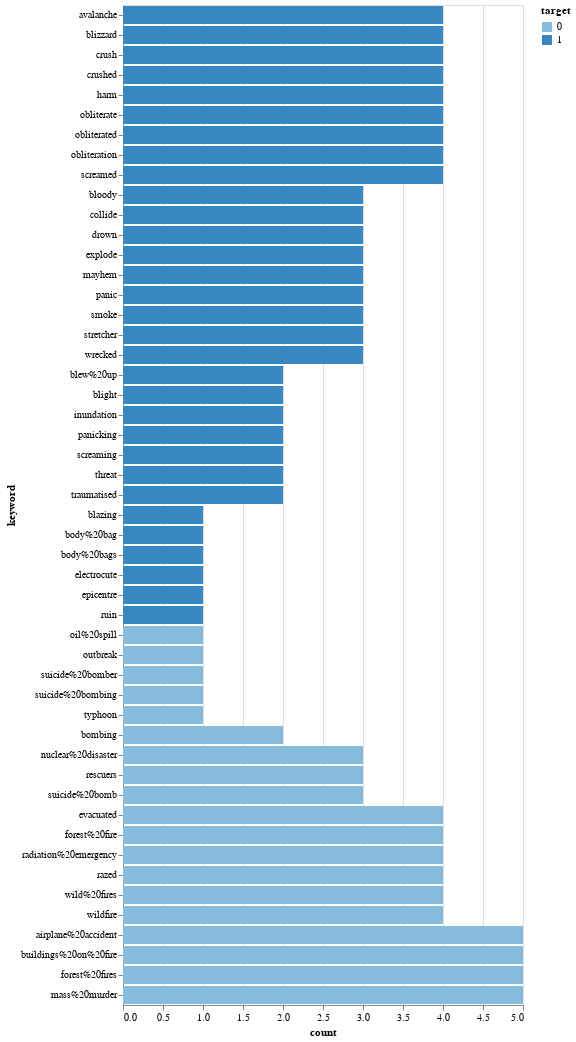

Write notebook code for a chart like this one.
### Code cell
tmp = df_train.copy()
tmp['target_1'] = tmp['target'] == 1
tmp = tmp.groupby(['keyword', 'target'])['target_1'].agg(['count', 'sum']).reset_index()
Chart(tmp.sort_values(by=['count', 'sum']).head(50)).mark_bar().encode(
    alt.X('count'),
    alt.Y('keyword:O', sort=alt.SortField('sum', order='descending')),
    color='target:O'
)

### Figure 1 — Vega-Lite specification as saved in the notebook (floating-point values rounded to 4 significant figures)
{"config": {"view": {"continuousWidth": 400, "continuousHeight": 300}}, "data": {"name": "data-ebe7428d9c28e4761717ca510f60febe"}, "mark": "bar", "encoding": {"color": {"field": "target", "type": "ordinal"}, "x": {"field": "count", "type": "quantitative"}, "y": {"field": "keyword", "sort": {"field": "sum", "order": "descending"}, "type": "ordinal"}}, "$schema": "https://vega.github.io/schema/vega-lite/v4.17.0.json", "datasets": {"data-ebe7428d9c28e4761717ca510f60febe": [{"keyword": "oil%20spill", "target": 0, "count": 1, "sum": 0}, {"keyword": "outbreak", "target": 0, "count": 1, "sum": 0}, {"keyword": "suicide%20bomber", "target": 0, "count": 1, "sum": 0}, {"keyword": "suicide%20bombing", "target": 0, "count": 1, "sum": 0}, {"keyword": "typhoon", "target": 0, "count": 1, "sum": 0}, {"keyword": "blazing", "target": 1, "count": 1, "sum": 1}, {"keyword": "body%20bag", "target": 1, "count": 1, "sum": 1}, {"keyword": "body%20bags", "target": 1, "count": 1, "sum": 1}, {"keyword": "electrocute", "target": 1, "count": 1, "sum": 1}, {"keyword": "epicentre", "target": 1, "count": 1, "sum": 1}, {"keyword": "ruin", "target": 1, "count": 1, "sum": 1}, {"keyword": "bombing", "target": 0, "count": 2, "sum": 0}, {"keyword": "blew%20up", "target": 1, "count": 2, "sum": 2}, {"keyword": "blight", "target": 1, "count": 2, "sum": 2}, {"keyword": "inundation", "target": 1, "count": 2, "sum": 2}, {"keyword": "panicking", "target": 1, "count": 2, "sum": 2}, {"keyword": "screaming", "target": 1, "count": 2, "sum": 2}, {"keyword": "threat", "target": 1, "count": 2, "sum": 2}, {"keyword": "traumatised", "target": 1, "count": 2, "sum": 2}, {"keyword": "nuclear%20disaster", "target": 0, "count": 3, "sum": 0}, {"keyword": "rescuers", "target": 0, "count": 3, "sum": 0}, {"keyword": "suicide%20bomb", "target": 0, "count": 3, "sum": 0}, {"keyword": "bloody", "target": 1, "count": 3, "sum": 3}, {"keyword": "collide", "target": 1, "count": 3, "sum": 3}, {"keyword": "drown", "target": 1, "count": 3, "sum": 3}, {"keyword": "explode", "target": 1, "count": 3, "sum": 3}, {"keyword": "mayhem", "target": 1, "count": 3, "sum": 3}, {"keyword": "panic", "target": 1, "count": 3, "sum": 3}, {"keyword": "smoke", "target": 1, "count": 3, "sum": 3}, {"keyword": "stretcher", "target": 1, "count": 3, "sum": 3}, {"keyword": "wrecked", "target": 1, "count": 3, "sum": 3}, {"keyword": "evacuated", "target": 0, "count": 4, "sum": 0}, {"keyword": "forest%20fire", "target": 0, "count": 4, "sum": 0}, {"keyword": "radiation%20emergency", "target": 0, "count": 4, "sum": 0}, {"keyword": "razed", "target": 0, "count": 4, "sum": 0}, {"keyword": "wild%20fires", "target": 0, "count": 4, "sum": 0}, {"keyword": "wildfire", "target": 0, "count": 4, "sum": 0}, {"keyword": "avalanche", "target": 1, "count": 4, "sum": 4}, {"keyword": "blizzard", "target": 1, "count": 4, "sum": 4}, {"keyword": "crush", "target": 1, "count": 4, "sum": 4}, {"keyword": "crushed", "target": 1, "count": 4, "sum": 4}, {"keyword": "harm", "target": 1, "count": 4, "sum": 4}, {"keyword": "obliterate", "target": 1, "count": 4, "sum": 4}, {"keyword": "obliterated", "target": 1, "count": 4, "sum": 4}, {"keyword": "obliteration", "target": 1, "count": 4, "sum": 4}, {"keyword": "screamed", "target": 1, "count": 4, "sum": 4}, {"keyword": "airplane%20accident", "target": 0, "count": 5, "sum": 0}, {"keyword": "buildings%20on%20fire", "target": 0, "count": 5, "sum": 0}, {"keyword": "forest%20fires", "target": 0, "count": 5, "sum": 0}, {"keyword": "mass%20murder", "target": 0, "count": 5, "sum": 0}]}}
